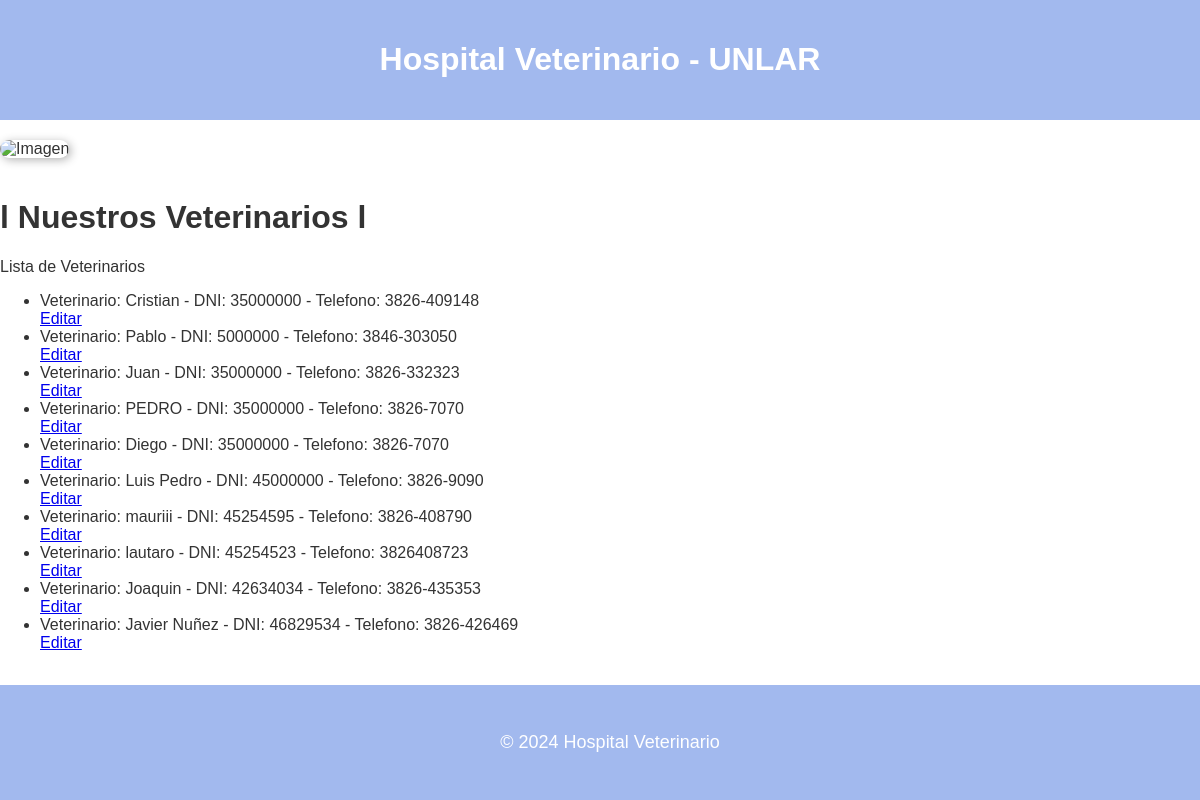
The page /hospitalVet/veterinario/list/ on the database as committed earlier.
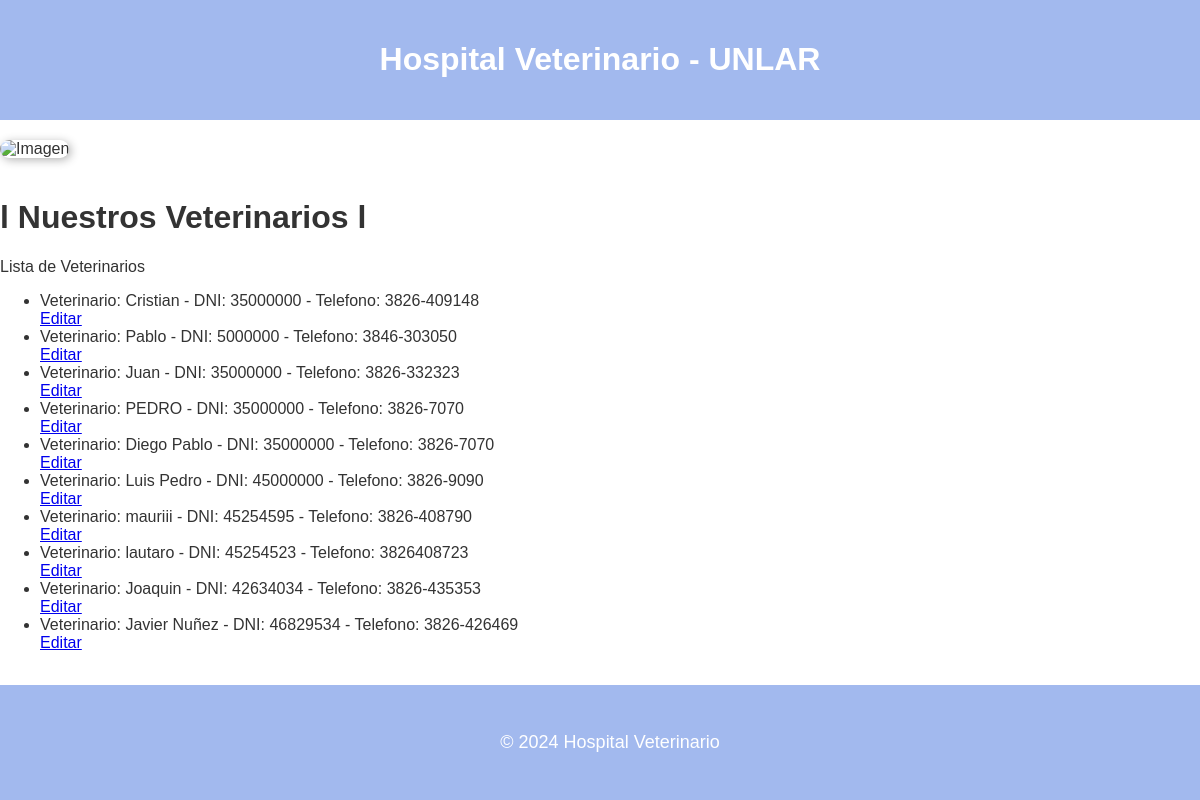
The same page on the database as committed later.
### apps/homepage/models.py (models this page shows, shortened)
class Veterinario(models.Model):
    nombre = models.CharField(max_length=100, verbose_name='Nombre del Veterinario')
    telefono = models.CharField(max_length=100, verbose_name='Telefono')
    direccion = models.CharField(max_length=100, verbose_name='Dirección')
    dni = models.IntegerField(default=1, null=True, blank=True, verbose_name='DNI')
    class Meta:
        verbose_name = 'Veterinario'
        verbose_name_plural = 'Veterinarios'
        ordering = ['id']

### apps/homepage/views/veterinario/views.py (the view)
# urls.py: path('veterinario/list/', VeterinarioListView.as_view(), name='veterinario-list'),
class VeterinarioListView(ListView):
    model = Veterinario
    template_name = 'veterinario/list.html'
    def get_queryset(self):
        return  Veterinario.objects.all()
    def get_context_data(self, **kwargs):
        context = super().get_context_data(**kwargs)
        context['tittle'] = 'Lista de Veterinarios'
        return context

### apps/homepage/templates/veterinario/list.html (shortened to what this page needs)
{% load static %}
<!DOCTYPE html>
<html lang="en">
<head>
    <link rel="stylesheet" href="{% static 'homepage/css/style.css' %}">
</head>
<body>
    <header>
        <h1>Hospital Veterinario - UNLAR</h1>
    </header>
    <main>
        <img src="{% static 'img/Hospitalveterinarioseded.jpeg' %}" alt="Imagen" class="img-modificada">
        <h1>l Nuestros Veterinarios l</h1>
        {{ tittle }}
        <ul>
            {% for veterinario in object_list %}
            <li>Veterinario: {{ veterinario.nombre }} - DNI: {{ veterinario.dni }} - Telefono: {{ veterinario.telefono }}</li>
            <a href="{% url 'veterinario-update' veterinario.pk %}">Editar</a>
            {% empty %}
            <li>Sin Registros.</li>
            {% endfor %}
        </ul>
        <div style="margin-top: 20px;">
            <a href="{% url 'veterinario-create' %}" class="btn-create">Agregar Veterinario</a>
        </div>
    </main>
    <footer>
        <p>© 2024 Hospital Veterinario</p>
    </footer>
</body>
</html>

Rows that differ between the two databases and show on the page:
changed Veterinario: nombre "Diego" → "Diego Pablo"
